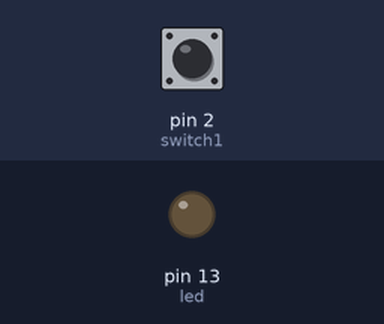
Simulated run of this sketch. Board: Arduino Uno, built with avr-gcc and run on an emulated ATmega328P. Parts: output pins drawn as LEDs (lit = HIGH). The inputs (shaded band) are chosen by the test bench; at power-on: pin 2 (switch1) LOW. What the sketch prints to the serial monitor is not drawn.

Above: at 1.2 s.
1.3 s: pin 2 (switch1) pulled HIGH for 0.15 s
At 1.37 s:
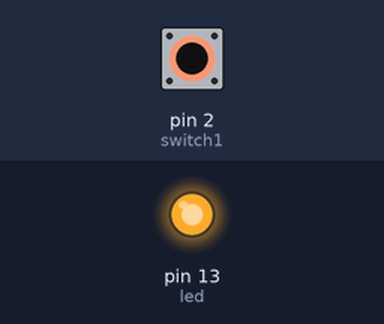
2.9 s: pin 2 (switch1) pulled HIGH for 3.2 s
At 6.4 s:
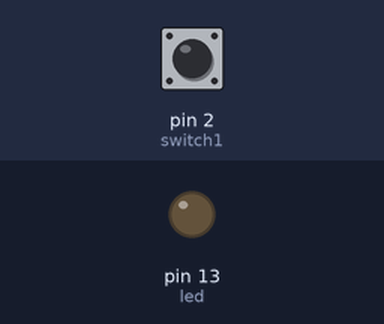
Timing chart, 0 to 7.9 s (numbered marks = the images above; inputs shaded):
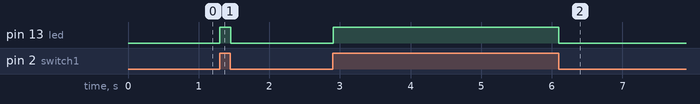

Measured:
- after the input at 1.3 s, pin 13 (led): LOW → HIGH at once, → LOW 0.15 s later
- after the input at 2.9 s, pin 13 (led): LOW → HIGH at once, → LOW 3.2 s later

The sketch:

Megneticswitch.ino
```cpp
int switch1 = 2;
int led = 13;
void setup(){
  Serial.begin(9600);
  pinMode(switch1,INPUT);
  pinMode(led,OUTPUT);
}
void loop(){
  Serial.println(digitalRead(switch1));
  if(digitalRead(switch1)){
    digitalWrite(led,HIGH);
  }
  else{
    digitalWrite(led,LOW);
  }
}
```
